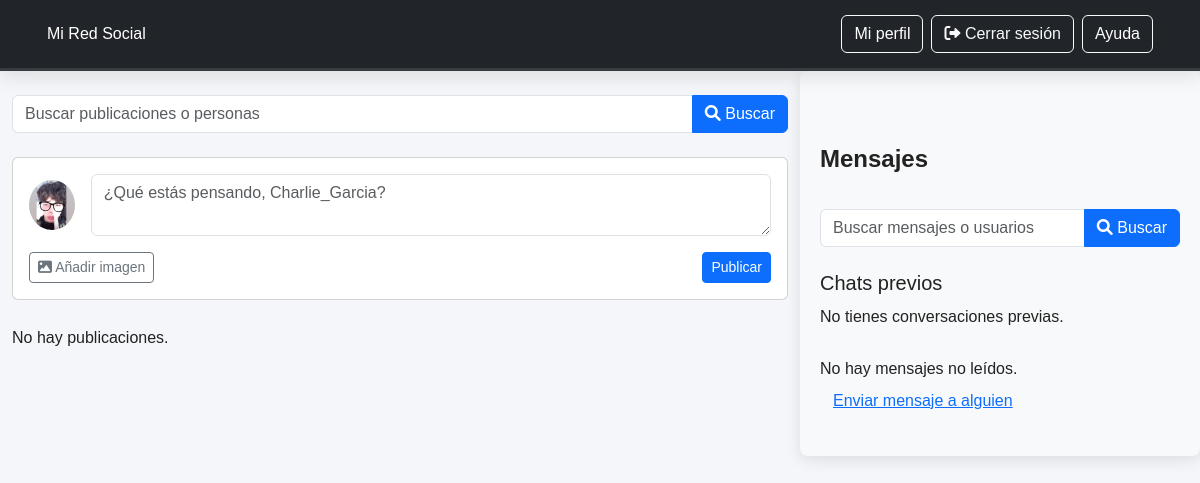
/messages/search/ (signed in), run on the app's committed database.
### posts/models.py (models this page shows, shortened)
class CustomUser(AbstractUser):
    email = models.EmailField(unique=True)
    first_name = models.CharField(max_length=50)
    last_name = models.CharField(max_length=50)

class UserProfile(models.Model):
    user = models.OneToOneField(
        settings.AUTH_USER_MODEL, on_delete=models.CASCADE, related_name='profile'
    )
    phone = models.CharField(max_length=15, blank=True, null=True)
    bio = models.TextField(blank=True, null=True)
    date_of_birth = models.DateField(null=True, blank=True)
    school_name = models.CharField(max_length=100, blank=True, null=True)
    highschool_name = models.CharField(max_length=100, blank=True, null=True)
    university_name = models.CharField(max_length=100, blank=True, null=True)
    hobbies = models.TextField(blank=True, null=True)
    about_me = models.TextField(blank=True, null=True)
    location = models.CharField(max_length=100, blank=True, null=True)
    skills = models.TextField(blank=True, null=True)
    work_experience = models.TextField(blank=True, null=True)
    social_links = models.JSONField(default=dict, blank=True, null=True)
    profile_picture = models.ImageField(upload_to='profile_pics/', blank=True, null=True)
    cover_picture = models.ImageField(upload_to='cover_pics/', blank=True, null=True)

### posts/views.py (the view)
# urls.py: path('search/', views.search_messages, name='search_messages'),
@login_required
def search_messages(request):
    query = request.GET.get('q', '')  # Obtener el parámetro de búsqueda
    if query:
        messages = Message.objects.filter(content__icontains=query)
        users = CustomUser.objects.filter(username__icontains=query)
    else:
        messages = Message.objects.none()
        users = CustomUser.objects.none()
    return render(request, 'posts/index.html', {
        'messages': messages,
        'users': users,
    })

### templates/posts/index.html (shortened to what this page needs)
{% load static %}
<!DOCTYPE html>
<html lang="es">
<head>
  <link href="https://cdnjs.cloudflare.com/ajax/libs/font-awesome/6.0.0-beta3/css/all.min.css" rel="stylesheet">
  <link href="https://cdn.jsdelivr.net/npm/bootstrap@5.3.0-alpha1/dist/css/bootstrap.min.css" rel="stylesheet">
  <link rel="stylesheet" href="{% static 'css/styles.css' %}">
</head>
<body>
  <nav class="navbar navbar-expand-lg navbar-dark bg-dark">
    <div class="container-fluid">
      <a class="navbar-brand" href="#">Mi Red Social</a>
      <div class="d-flex">
        {% if user.is_authenticated %}
          <a href="{% url 'profile' user.id %}" class="btn btn-outline-light me-2">Mi perfil</a>
          <form method="POST" action="{% url 'logout' %}">
            <button type="submit" class="btn btn-outline-light">
                <i class="fas fa-sign-out-alt"></i> Cerrar sesión
            </button>
        </form>
        {% else %}
          <a href="{% url 'login' %}" class="btn btn-outline-light me-2">Iniciar sesión</a>
          <a href="{% url 'register' %}" class="btn btn-outline-light">Registrarse</a>
        {% endif %}
        <a href="{% url 'help_page' %}" class="btn btn-outline-light ms-2">Ayuda</a>
      </div>
    </div>
  </nav>
  <div class="container-fluid">
    <div class="row">
      <div class="col-md-8">
        <div class="mt-4 mb-4">
          <form method="GET" action="{% url 'search' %}">
            <div class="input-group">
              <input type="text" name="q" class="form-control" placeholder="Buscar publicaciones o personas">
              <button class="btn btn-primary" type="submit"><i class="fas fa-search"></i> Buscar</button>
            </div>
          </form>
        </div>
        <div class="card mb-4">
          <div class="card-body">
            <form method="POST" action="{% url 'create_post' %}" enctype="multipart/form-data">
              <div class="d-flex align-items-center mb-3">
                {% if request.user.profile and request.user.profile.profile_picture %}
                  <img src="{{ request.user.profile.profile_picture.url }}"
                       class="rounded-circle me-3"
                       style="width: 50px; height: 50px; object-fit: cover;" alt="Foto de perfil">
                {% else %}
                  <div class="rounded-circle me-3 d-flex align-items-center justify-content-center"
                       style="width: 50px; height: 50px; background: #ddd;">
                    <i class="fas fa-user"></i>
                  </div>
                {% endif %}
                <textarea name="content" class="form-control" rows="2"
                          placeholder="¿Qué estás pensando, {{ user.username }}?" required></textarea>
              </div>
              <div class="d-flex justify-content-between align-items-center">
                <label class="btn btn-outline-secondary btn-sm">
                  <i class="fas fa-image"></i> Añadir imagen
                </label>
                <button type="submit" class="btn btn-primary btn-sm">Publicar</button>
              </div>
            </form>
          </div>
        </div>
        {% for post in posts %}
          <div class="card mb-4">
            <div class="card-header d-flex align-items-center">
              {% if post.user.profile and post.user.profile.profile_picture %}
                <img src="{{ post.user.profile.profile_picture.url }}" class="rounded-circle me-3"
                     style="width: 50px; height: 50px; object-fit: cover;" alt="Foto de perfil de {{ post.user.username }}">
              {% else %}
                <div class="rounded-circle me-3 d-flex align-items-center justify-content-center"
                     style="width: 50px; height: 50px; background: #ddd;">
                  <i class="fas fa-user"></i>
                </div>
              {% endif %}
              <div>
                <a href="{% url 'profile' post.user.id %}">
                  <strong>{{ post.user.username }}</strong>
                </a>
                <p class="text-muted mb-0">{{ post.created_at|date:"d M Y H:i" }}</p>
              </div>
            </div>
            <div class="card-body">
              <p>{{ post.content }}</p>
              {% if post.image %}
                <img src="{{ post.image.url }}" class="img-fluid rounded" alt="Imagen de la publicación">
              {% endif %}
            </div>
            <div class="card-footer d-flex justify-content-between align-items-center">
              <form method="POST" action="{% url 'like_post' post.id %}">
                {% csrf_token %}
                <button type="submit" class="btn btn-outline-danger btn-sm">
                  <i class="fas fa-heart"></i> Me gusta ({{ post.likes.count }})
                </button>
              </form>
              <button class="btn btn-outline-secondary btn-sm" type="button" data-bs-toggle="collapse"
                      data-bs-target="#comments-{{ post.id }}">
                <i class="fas fa-comments"></i> Comentarios ({{ post.comments.count }})
              </button>
            </div>
            <div id="comments-{{ post.id }}" class="collapse mt-3">
              <form method="POST" action="{% url 'add_comment' post.id %}">
                {% csrf_token %}
                <div class="input-group">
                  <input type="text" class="form-control" name="content" placeholder="Escribe un comentario..." required>
                  <button class="btn btn-outline-secondary" type="submit">Comentar</button>
                </div>
              </form>
              <div class="mt-3">
                {% for comment in post.comments.all %}
                  <div class="mb-2">
                    <strong>{{ comment.user.username }}:</strong>
                    <p>{{ comment.content }}</p>
                  </div>
                {% empty %}
                  <p>No hay comentarios aún.</p>
                {% endfor %}
              </div>
            </div>
          </div>
        {% empty %}
          <p>No hay publicaciones.</p>
        {% endfor %}
      </div>
<div class="col-md-4 sticky-sidebar">
  <div class="mb-4">
    <br>
    <br>
    <h4>Mensajes</h4>
    <br>
    <form method="GET" action="{% url 'index' %}">
      <div class="input-group">
        <input type="text" name="q" class="form-control" placeholder="Buscar mensajes o usuarios" value="{{ request.GET.q }}">
        <button class="btn btn-primary" type="submit"><i class="fas fa-search"></i> Buscar</button>
      </div>
    </form>
  </div>
  <div class="mb-4">
    <h5>Chats previos</h5>
    {% if chats %}
    <ul class="list-group">
      {% for chat in chats %}
      <li class="list-group-item {% if chat.unread %}bg-light{% endif %}">
        <div class="d-flex justify-content-between">
          <span><strong>{{ chat.other_user.username }}</strong></span>
          <small>{{ chat.last_message.created_at|date:"d M Y H:i" }}</small>
        </div>
        <p>{{ chat.last_message.content|truncatewords:8 }}</p>
        <a href="{% url 'chat' receiver_id=chat.other_user.id %}" class="btn btn-secondary btn-sm">Ver conversación</a>
      </li>
      {% endfor %}
    </ul>
    {% else %}
      <p>No tienes conversaciones previas.</p>
    {% endif %}
  </div>
  <div class="mt-4">
    {% if unread_messages %}
      <a href="{% url 'send_message' receiver_id=unread_messages.first.sender.id %}" class="btn btn-primary">
        Responder mensaje
      </a>
    {% else %}
      <p>No hay mensajes no leídos. <a href="{% url 'send_message' %}" class="btn btn-link">Enviar mensaje a alguien</a></p>
    {% endif %}
  </div>
</div>
</div>
</body>
</html>

### static/css/styles.css (style rules this page uses)
:root { --primary-color: #4e5d6c; --secondary-color: #00bcd4; --hover-color: #374150; --background-color: #f4f6f9; --text-color: #222; --secondary-text-color: #777; --button-color: #00bcd4; --button-hover-color: #007c91; --box-shadow: 0 6px 18px rgba(0, 0, 0, 0.1); --button-padding: 12px 30px; --button-border-radius: 25px; --card-border-radius: 20px; --image-border-radius: 50%; --max-width: 1200px; }
body { font-family: 'Poppins', sans-serif; background-color: var(--background-color); margin: 0; padding: 0; color: var(--text-color); line-height: 1.7; transition: background-color 0.3s ease; }
.navbar { background-color: var(--primary-color, #212529); color: white; padding: 15px 20px; display: flex; justify-content: space-between; align-items: center; border-bottom: 3px solid rgba(255, 255, 255, 0.1); box-shadow: var(--box-shadow, 0 4px 10px rgba(0, 0, 0, 0.1)); position: sticky; top: 0; z-index: 1000; }
.navbar a { color: white; margin: 0 15px; font-weight: 500; font-size: 1rem; text-decoration: none; transition: opacity 0.3s ease, transform 0.3s ease; }

### templates/posts/index.html (style rules this page uses)
.sticky-sidebar { position: -webkit-sticky; position: sticky; top: 20px; max-height: 100vh; overflow-y: auto; padding: 20px; background-color: #f8f9fa; border-radius: 8px; box-shadow: 0 4px 15px rgba(0, 0, 0, 0.1); z-index: 999; }
.sticky-sidebar .mb-4 { margin-bottom: 20px; }
.sticky-sidebar h4 { font-size: 1.5rem; font-weight: bold; }
.sticky-sidebar .input-group { margin-bottom: 15px; }

### data on the page
CustomUser: user.profile.profile_picture (picture), content "¿Qué estás pensando, Charlie_Garcia?"
